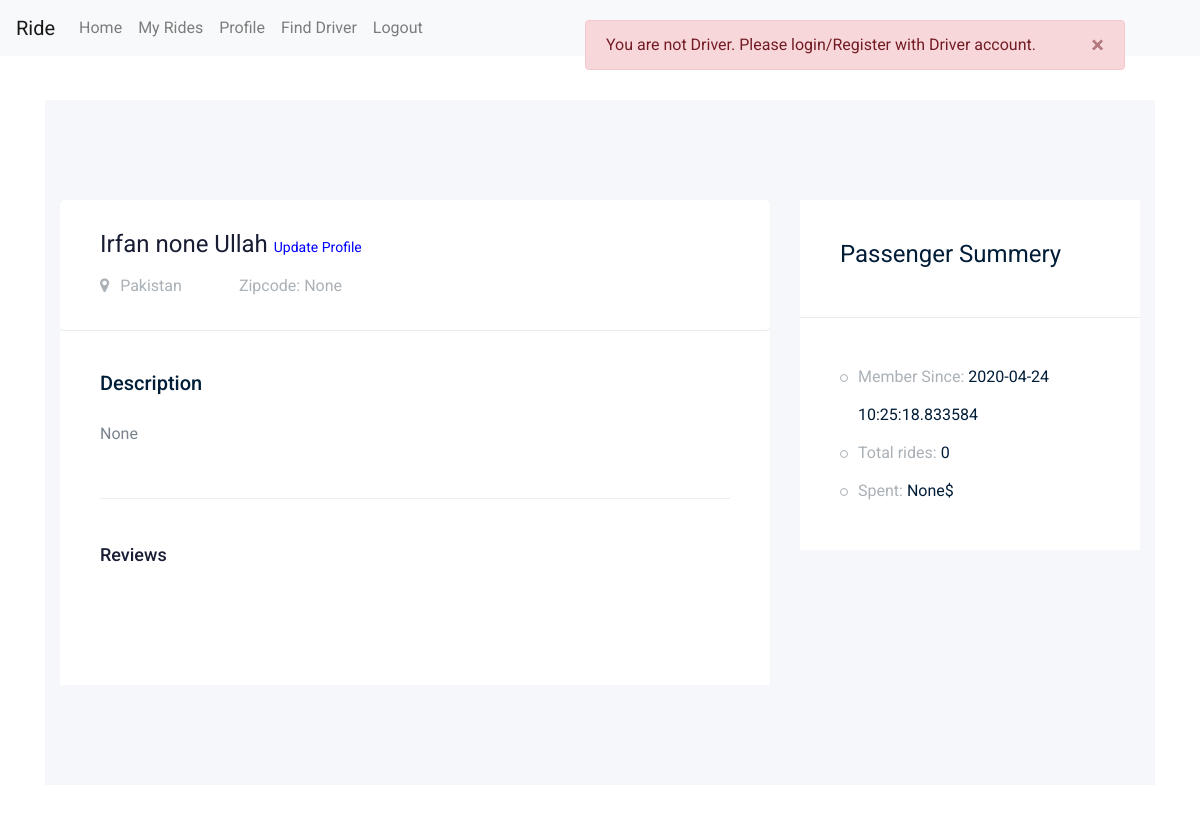
Screenshot of /passenger/profile (signed in) with the database file from the repository.
### app/models/models.py (models this page shows, shortened)
class User(db.Model,UserMixin):
    __tablename__ = "users"
    id = db.Column(db.Integer, primary_key=True)
    name = db.Column(db.String(100), nullable=False)
    surname = db.Column(db.String(100), nullable=False)
    email = db.Column(db.String(100), unique=True, nullable=False)
    country = db.Column(db.String(100),nullable=True)
    password = db.Column(db.String(150), nullable=False)
    zipcode = db.Column(db.Integer, default=0)
    roles = db.Column(db.String(10), default="Passenger")
    profile_image = db.Column(db.String(255), nullable=True, default="0")
    profile_description = db.Column(db.String(255), nullable=True) #############
    isOnline = db.Column(db.Integer, nullable=False, default=0)
    member_since = db.Column(db.DateTime, nullable=False, default=datetime.utcnow)
    charges_per_kilo = db.Column(db.Integer, default=0) #only for driver ###############
    passengers = db.relationship('Ride', foreign_keys="[Ride.passenger_id]")
    drivers = db.relationship('Ride', foreign_keys="[Ride.driver_id]")

### app/passenger/views.py (the view)
@pb.route('/profile')
@login_required
def profile():
    isPassenger()
    user_loggedin = current_user
    user_id = user_loggedin.id
    sql = text(" select *,"
               "(select count(*) from rides where passenger_id = " + str(user_id) + " and isEnded=1) as total_rides,"
                                                                                    "(select sum(price) from rides where passenger_id = " + str(
        user_id) + ") as total_spent "
                   "from users "
                   "LEFT JOIN rides on users.id = rides.passenger_id "
                   "WHERE users.id = " + str(user_id) + ";")
    user = db.engine.execute(sql)
    u = user.first()
    reviewsFetchSql = text(
        "select *,reviewer.name as reviewer_name from rides LEFT join users as reviewer on reviewer.id = rides.driver_id "
        "where rides.passenger_id = " + str(user_id) + ";")
    reviews = db.engine.execute(reviewsFetchSql)
    return render_template('passenger_profile.html', user=u, reviews=reviews, count=get_notifications_count(),
                           started_ride=hasStartedRide(user_loggedin))

### app/models/models.py (called while the page is built)
@login_manager.user_loader
def load_user(user_id):
    return User.query.get(user_id)

### app/passenger/views.py (called while the page is built)
def isPassenger():
    user = current_user
    if not user.roles == "Passenger":
        flash("You are not Driver. Please login/Register with Driver account.",'danger')
        return redirect("/logout")

def hasStartedRide(user):
    ride = Ride.query.filter_by(passenger_id=user.id, isConfirmed=1, isPaid=1, isEnded=0).first()
    if ride:
        return True
    else:
        return False

def get_notifications_count():
    notifications_count = db.engine.execute("select count(*) from rides where passenger_id =" + str(
        current_user.id) + " and isConfirmed=1 and isStarted = 0 and isPaid = 0 and isEnded =0")
    c = str(notifications_count.first()[0])
    return c

### app/passenger/templates/passenger_profile.html (shortened to what this page needs)
{% extends 'pass_masterlayout.html' %}
{% block body %}
<section class="contact-section section_padding">
    <div class="container">
        <div class="row">
            <div class="col-12">
            </div>
        </div>
        <div class="row">
            <div class="col-lg-12">
    <div class="job_details_area">
        <div class="container">
            <div class="row">
                <div class="col-lg-8">
                    <div class="job_details_header">
                        <div class="single_jobs white-bg d-flex justify-content-between">
                            <div class="jobs_left d-flex align-items-center">
                                <div class="jobs_conetent">
                                    <a href="#"><h4>{{user.name}} <span ><a href="{{url_for('passenger_bp.update_profile')}}" style="color:blue;font-size:14px;">Update Profile</a> </span></h4></a>
                                    <div class="links_locat d-flex align-items-center">
                                        <div class="location">
                                            <p> <i class="fa fa-map-marker"></i> {{user.country}}</p>
                                        </div>
                                        <div class="location">
                                            <p> Zipcode: {{user.zipcode}}</p>
                                        </div>
                                    </div>
                                </div>
                            </div>
                        </div>
                    </div>
                    <div class="descript_wrap white-bg">
                        <div class="single_wrap">
                            <h4>Description</h4>
                            <p>{{user.profile_description}}</p>
                        </div>
                                       <div class="comments-area">
                  <h4>Reviews</h4>
               </div>
                    </div>
                </div>
                <div class="col-lg-4">
                    <div class="job_sumary">
                        <div class="summery_header">
                            <h3>Passenger Summery</h3>
                        </div>
                        <div class="job_content">
                            <ul>
                                <li>Member Since: <span>{{user.member_since}}</span></li>
                                <li>Total rides: <span>{{user.total_rides}}</span></li>
                                <li>Spent: <span>{{user.total_spent}}$</span></li>
                            </ul>
                        </div>
                    </div>
                </div>
            </div>
        </div>
    </div>
            </div>
            </div>
        </div>
</section>
{% endblock %}

### rows the page displays
User: name "Irfan none Ullah", country "Pakistan", member_since "2020-04-24 10:25:18.833584"

### other values shown
{{ message }} "You are not Driver. Please login/Register with Driver account."
{{ user.zipcode }} "None"
{{ user.profile_description }} "None"
{{ user.total_rides }} "0"
{{ user.total_spent }} "None"
